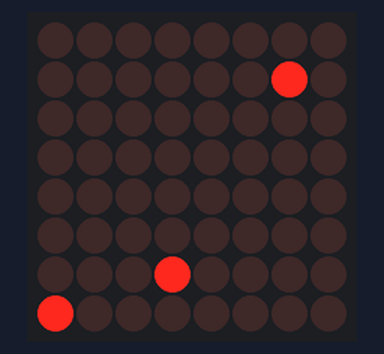
The program below on a simulated ESP8266 board running MicroPython. On the bench: 8×8 LED matrix. Random numbers come from a fixed seed; which way up the LED matrix modules are mounted is assumed.

Above: at 0.1 s.
At 12.1 s:
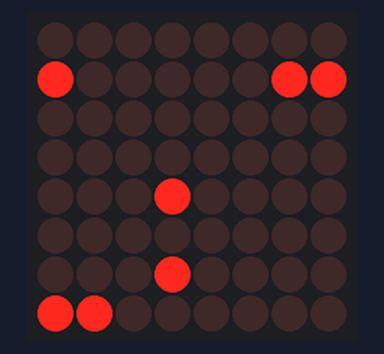
At 31.1 s:
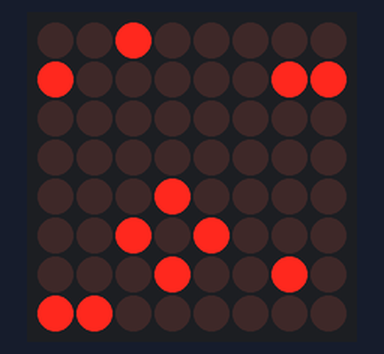
At 55.1 s:
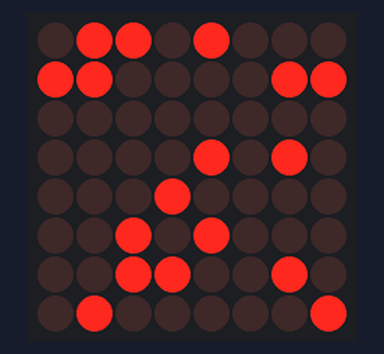
At 92.1 s:
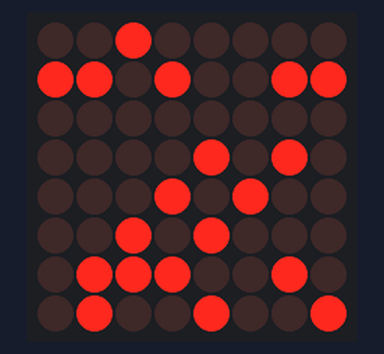
At 121.1 s:
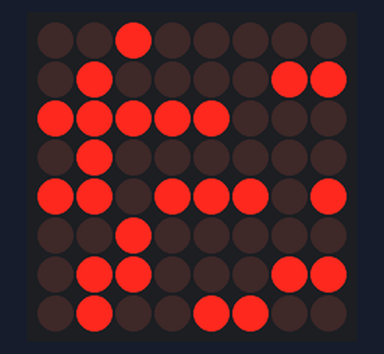

The program:

max7219demo.py
```python
# max7219demo.py
# Demo setting a random number of LEDs on or off at a random intervals using
# the https://github.com/adafruit/micropython-adafruit-max7219
# module using the hardware SPI on a WemosD1 mini
from machine import Pin, SPI
import max7219
import time
import uos

# Light up or turn off up MAX_LEDS at a time
MAX_LEDS = 10
MAX_UPDATE_TIME = 10

hspi = SPI(1, baudrate=10000000, polarity=0, phase=0)
display = max7219.Matrix8x8(hspi, Pin(15))

display.brightness(7)

# Turn of all leds
display.fill(0)
display.show()

rand = bytearray(3)

while True:
    for _ in range(uos.urandom(1)[0] % MAX_LEDS):
        # get 3 random bytes and use them to get x, y and ON or OFF
        rand = uos.urandom(3)
        display.pixel(rand[0] % 8, rand[1] % 8, rand[2] % 2)
    display.show()
    time.sleep(uos.urandom(1)[0] % MAX_UPDATE_TIME)
```

Measured:
- what the display in image 1 shows lasts 18.0 s, from 12.0 s to 30.0 s
- what the display in image 2 shows lasts 7.0 s, from 31.0 s to 38.0 s
- what the display in image 3 shows lasts 17.0 s, from 55.0 s to 72.0 s
- what the display in image 4 shows lasts 4.0 s, from 92.0 s to 96.0 s
